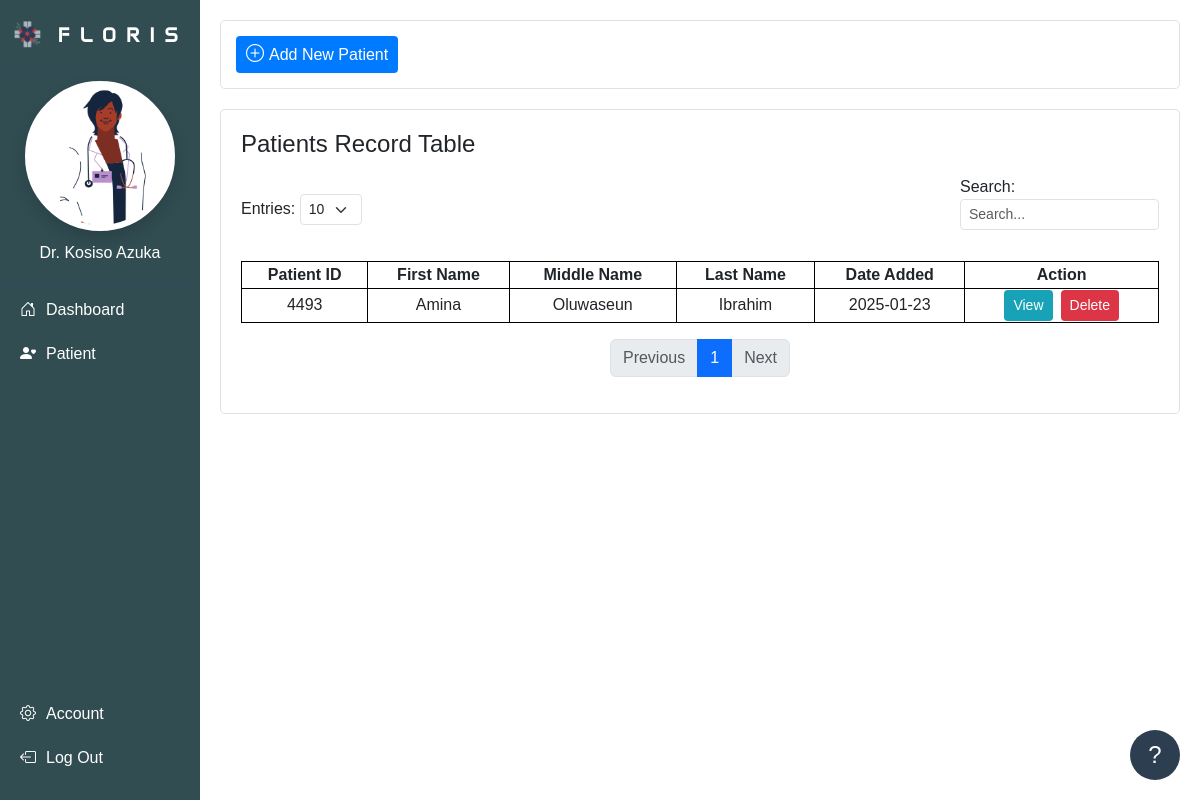
The page /patients_dashboard (signed in) on the database as committed earlier.
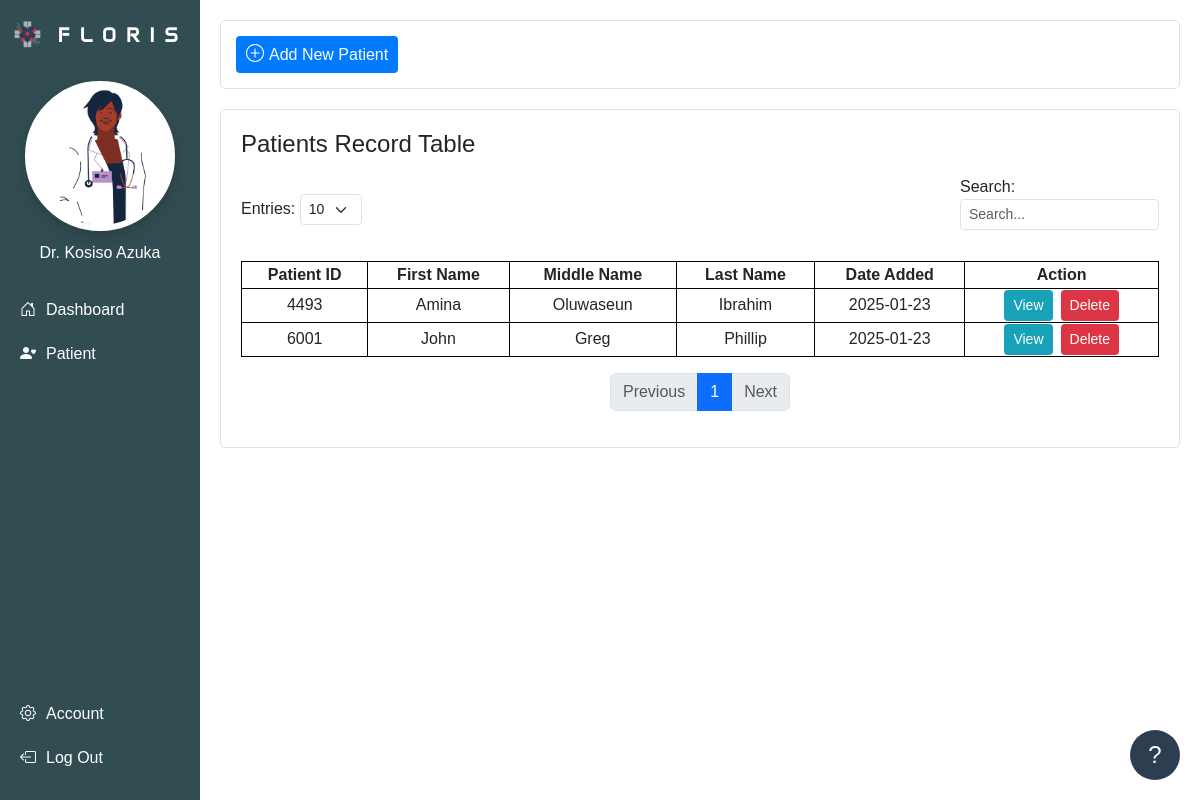
The same page on the database as committed later.
### ehr_system/models.py (models this page shows, shortened)
class UserDoctor(db.Model, UserMixin):
    __tablename__ = 'users'
    id = db.Column(db.Integer, primary_key=True)
    username = db.Column(db.String(20), unique=True, nullable=False)
    email = db.Column(db.String(50), unique=True, nullable=False)
    password = db.Column(db.String(400), nullable=False)
    title = db.Column(db.String(50), nullable=True)
    name = db.Column(db.String(50), nullable=True)
    profile_picture = db.Column(db.String(100), nullable=True)
    first_name = db.Column(db.String(80), nullable=True)
    middle_name = db.Column(db.String(80), nullable=True)
    last_name = db.Column(db.String(80), nullable=True)
    gender = db.Column(db.String(10), nullable=True)
    dob = db.Column(db.Date, nullable=True)
    telecom1 = db.Column(db.String(20), nullable=True)
    telecom2 = db.Column(db.String(20), nullable=True)
    current_home_address = db.Column(db.String(200), nullable=True)
    permanent_home_address = db.Column(db.String(200), nullable=True)
    license_number = db.Column(db.String(50), nullable=True)
    department = db.Column(db.String(100), nullable=True)
    specialization = db.Column(db.String(100), nullable=True)
    doc_emergency_contact_id = db.Column(
        db.Integer,
        db.ForeignKey('doctor_emergency_contact.id', ondelete='CASCADE'),
        unique=True,
        nullable=True
    )
    doc_emergency_contact = db.relationship(
        'DoctorEmergencyContact',
        back_populates='user',
        cascade='all',
        uselist=False
    )
    patients = db.relationship(
        'Patient',
        back_populates='doctor',
        cascade="all, delete-orphan",
        foreign_keys='Patient.doctor_id'  # Specify which foreign key to use
    )

class Patient(db.Model):
    __tablename__ = 'patients'
    id = db.Column(db.Integer, primary_key=True)
    patient_id = db.Column(
        db.Integer, unique=True, nullable=False, default=lambda: Patient.generate_unique_patient_id())
    photo = db.Column(db.String(200))  # Filepath to photo
    language_preferred = db.Column(db.String(50))
    first_name = db.Column(db.String(100), nullable=False)
    middle_name = db.Column(db.String(100))
    last_name = db.Column(db.String(100), nullable=False)
    gender = db.Column(db.String(10), nullable=True)
    marital_status = db.Column(db.String(20))
    age = db.Column(db.Integer)
    birth_date = db.Column(db.Date)
    is_multiple_birth = db.Column(db.Boolean, default=False)
    birth_no = db.Column(db.String(10))
    is_deceased = db.Column(db.Boolean, default=False)
    date_deceased = db.Column(db.Date, nullable=True)
    reason_deceased = db.Column(db.Text, nullable=True)
    phone_number = db.Column(db.String(15))
    email = db.Column(db.String(100))
    address = db.Column(db.Text)
    created_by = db.Column(db.Integer, db.ForeignKey('users.id'))  # Link to doctor who added this patient
    created_at = db.Column(db.DateTime, default=datetime.utcnow)
    doctor_id = db.Column(db.Integer, db.ForeignKey('users.id', ondelete='CASCADE'), nullable=False)
    doctor = db.relationship(
        'UserDoctor',
        back_populates='patients',
        foreign_keys=[doctor_id]  # Specify the foreign key explicitly
    )
    pat_emergency_contact = db.relationship('PatientEmergencyContact', back_populates='patient', cascade='all',
                                            uselist=False)
    vitals = db.relationship(
        'PatientVital',
        back_populates='patient',
        cascade='all, delete-orphan',
    )
    medical_history = db.relationship(
        'PatientMedicalHistory',
        back_populates='patient',
        cascade='all, delete-orphan',
    )
    medication = db.relationship(
        'PatientMedication',
        back_populates='patient',
        cascade='all, delete-orphan',
    )
    laboratory = db.relationship(
        'PatientLaboratory',
        back_populates='patient',
        cascade='all, delete-orphan',
    )
    billing = db.relationship(
        'PatientBilling',
        back_populates='patient',
        cascade='all, delete-orphan',
    )
    radiology = db.relationship(
        'PatientRadiology',
        back_populates='patient',
        cascade='all, delete-orphan',
    )

### ehr_system/routes.py (the view, shortened to what this page needs)
    @app.route('/patients_dashboard', methods=['GET', 'POST'])
    @login_required
    def patients_dashboard():
        user = UserDoctor.query.get_or_404(current_user.id)
        page = request.args.get('page', 1, type=int)  # Current page
        entries_per_page = request.args.get('entries', 10, type=int)  # Entries per page
        search_term = request.args.get('search', '', type=str).strip()  # Search term
        query = Patient.query.filter_by(doctor_id=current_user.id)
        patients = query.paginate(page=page, per_page=entries_per_page, error_out=False)
        next_url = url_for('patients_dashboard', page=patients.next_num, entries=entries_per_page,
                           search=search_term) if patients.has_next else None
        prev_url = url_for('patients_dashboard', page=patients.prev_num, entries=entries_per_page,
                           search=search_term) if patients.has_prev else None
        return render_template(
            'patients_dashboard.html',
            user=user,
            patients=patients.items,  # List of patients for the current page
            pagination=patients,  # Pass the pagination object
            next_url=next_url,
            prev_url=prev_url,
            entries_per_page=entries_per_page,
            search_term=search_term,
        )

### app.py (called while the page is built)
@login_manager.user_loader
def load_user(user_id):
    return UserDoctor.query.get(int(user_id))

### templates/patients_dashboard.html (shortened to what this page needs)
{% extends "base_two.html" %}
{% block content %}
<div class="add-patient-content">
    <div class="container pat-button-container">
        <div class="d-flex justify-content-start">
            <form action="{{ url_for('add_or_edit_patient') }}" method="GET" style="display: inline;">
                <button class="btn pat-btn-add">
                    <i class="bi bi-plus-circle"></i> Add New Patient
                </button>
            </form>
        </div>
    </div>
    <div class="container pat-table-container">
        <h4 class="mb-3">Patients Record Table</h4>
        <div class="d-flex justify-content-between align-items-center mb-3">
            <div>
                <label for="entries">Entries:</label>
                <form action="{{ url_for('patients_dashboard') }}" method="GET" style="display: inline;">
                    <select id="entries" name="entries" class="form-select form-select-sm" style="width: auto; display: inline-block;" onchange="this.form.submit()">
                        <option value="10" {% if entries_per_page == 10 %}selected{% endif %}>10</option>
                    </select>
                </form>
            </div>
            <div>
                <label for="search">Search:</label>
                <form action="{{ url_for('patients_dashboard') }}" method="GET" style="display: inline;">
                    <input type="text" id="search" name="search" class="form-control form-control-sm" placeholder="Search..." value="{{ search_term }}">
                </form>
            </div>
        </div>
        <table class="pat-table text-center">
            <thead>
                <tr>
                    <th>Patient ID</th>
                    <th>First Name</th>
                    <th>Middle Name</th>
                    <th>Last Name</th>
                    <th>Date Added</th>
                    <th>Action</th>
                </tr>
            </thead>
            <tbody>
                {% for patient in patients %}
                <tr>
                    <td>{{ patient.patient_id }}</td>
                    <td>{{ patient.first_name }}</td>
                    <td>{{ patient.middle_name }}</td>
                    <td>{{ patient.last_name }}</td>
                    <td>{{ patient.created_at.strftime('%Y-%m-%d') if patient.created_at else '' }}</td>
                    <td>
                        <div class="d-flex gap-2">
                            <form action="{{ url_for('clinical', patient_id=patient.id) }}" method="GET">
                                <button type="submit" class="btn pat-btn-view btn-sm">View</button>
                            </form>
                            <form action="{{ url_for('delete_patient', patient_id=patient.id) }}" method="POST">
                                <button type="submit" class="btn pat-btn-delete btn-sm" onclick="return confirm('Are you sure you want to delete this patient?')">Delete</button>
                            </form>
                        </div>
                    </td>
                </tr>
                <tr>
                   {% else %}
                </tr>
                <tr>
                 <td colspan="6">No patients found.</td>
                </tr>
                {% endfor %}
            </tbody>
        </table>
        <nav>
            <ul class="pagination">
                {% if prev_url %}
                <li class="page-item"><a class="page-link" href="{{ prev_url }}">Previous</a></li>
                {% else %}
                <li class="page-item disabled"><span class="page-link">Previous</span></li>
                {% endif %}
                {% for page_num in pagination.iter_pages(left_edge=1, right_edge=1, left_current=2, right_current=2) %}
                {% if page_num %}
                <li class="page-item {% if page_num == pagination.page %}active{% endif %}">
                    <a class="page-link" href="{{ url_for('patients_dashboard', page=page_num, entries=entries_per_page, search=search_term) }}">{{ page_num }}</a>
                </li>
                {% else %}
                <li class="page-item disabled"><span class="page-link">...</span></li>
                {% endif %}
                {% endfor %}
                {% if next_url %}
                <li class="page-item"><a class="page-link" href="{{ next_url }}">Next</a></li>
                {% else %}
                <li class="page-item disabled"><span class="page-link">Next</span></li>
                {% endif %}
            </ul>
        </nav>
    </div>
</div>
{% endblock %}

### templates/base_two.html (shortened to what this page needs)
<!DOCTYPE html>
<html lang="en">
<head>
    <link href="https://cdnjs.cloudflare.com/ajax/libs/font-awesome/5.15.4/css/all.min.css" rel="stylesheet">
   <link href="https://cdn.jsdelivr.net/npm/bootstrap@5.3.1/dist/css/bootstrap.min.css" rel="stylesheet">
    <link href="https://cdn.jsdelivr.net/npm/bootstrap-icons/font/bootstrap-icons.css" rel="stylesheet">
    <link href="{{ url_for('static', filename='base_two.css') }}" rel="stylesheet">
</head>
<body>
    <div id="sidebar">
        <div>
            <div class="logo">
                <img src="/static/images/hospital_logo.png" alt="Logo">
                FLORIS
            </div>
            <div class="profile-section">
                {% if user.profile_picture %}
                 <img id="profilePicture" src="{{ url_for('static', filename='uploads/profile_pictures/' + user.profile_picture) }}" alt="Profile Picture" class="rounded-circle img-thumbnail shadow" style="width: 150px; height: 150px;">
                {% else %}
                <img id="profilePictureDefault" src="https://via.placeholder.com/150" alt="Profile Picture">
                {% endif %}
                <p>{{ current_user.title }} {{ current_user.name }}</p>
            </div>
            <nav>
                <a href="{{ url_for('doctor_dashboard') }}"><i class="bi bi-house-door"></i> Dashboard</a>
                <a href="{{ url_for('patients_dashboard') }}"><i class="bi bi-person-heart"></i> Patient</a>
            </nav>
        </div>
    <div class="bottom-links">
        <a href="{{ url_for('account') }}"><i class="bi bi-gear"></i> Account</a>
        <a href="{{ url_for('logout') }}" id="logoutLink"><i class="bi bi-box-arrow-left"></i> Log Out</a>
    </div>
</div>
<div aria-live="polite" aria-atomic="true" class="position-relative">
    <div id="toastContainer" class="toast-container position-fixed bottom-0 end-0 p-3">
    </div>
</div>
<div>
    {% block content %}{% endblock %}
</div>
<div class="help-icon" id="helpIcon" tabindex="0"
     data-bs-toggle="popover"
     data-bs-placement="right"
     data-bs-html="true"
     data-bs-content="
         <div class='text-center mb-3'>
             <p class='mb-1'><strong>Logged in as:</strong> {{ current_user.username }}</p>
             <a href='{{ url_for('logout') }}' class='text-danger text-decoration-none'><i class='bi bi-box-arrow-right'></i> Logout</a>
         </div>
         <hr>
         <p class='text-center'><strong>Need Help? Send us a message</strong></p>
         <form method='POST' action='{{ url_for('contact_support_logged_in') }}' class='p-2' id='helpForm'>
             <div class='mb-2'>
                 <label for='popoverName' class='form-label'>Name:</label>
                 <input type='text' class='form-control form-control-sm' id='popoverName' name='name' value='{{ current_user.username }}' readonly>
             </div>
             <div class='mb-2'>
                 <label for='popoverEmail' class='form-label'>Email:</label>
                 <input type='email' class='form-control form-control-sm' id='popoverEmail' name='email' value='{{ current_user.email }}' readonly>
             </div>
             <div class='mb-2'>
                 <label for='popoverSubject' class='form-label'>Subject:</label>
                 <input type='text' class='form-control form-control-sm' id='popoverSubject' name='subject' required>
             </div>
             <div class='mb-2'>
                 <label for='popoverMessage' class='form-label'>Message:</label>
                 <textarea class='form-control form-control-sm' id='popoverMessage' name='message' rows='3' required></textarea>
             </div>
             <input type='hidden' name='current_page' value='{{ request.url }}'>
             <div class='text-center'>
                 <button type='submit' class='btn btn-primary btn-sm'>Send</button>
             </div>
         </form>
         <hr>
         <div class='text-center'>
             <a href='{{ url_for('contact_us') }}' class='btn btn-outline-secondary btn-sm' target='_blank' rel='noopener noreferrer'>
                 <i class='bi bi-question-circle'></i> FAQ
             </a>
         </div>">
    <span>?</span>
</div>
</body>
</html>

### static/base_two.css (style rules this page uses)
html, body { height: 100vh; margin: 0; padding: 0; font-family: Arial, sans-serif; }
#sidebar { width: 200px; background-color: #314d52; color: white; display: flex; flex-direction: column; justify-content: space-between; position: fixed; height: 100vh; }
#sidebar .logo { text-align: center; padding: 20px 0; font-size: 1.25rem; font-weight: bold; border-bottom: 1px solid #34495E; font-family: 'Anta'; letter-spacing: 10px; }
#sidebar .logo img { width: 30px; height: 30px; margin-bottom: 4px; }
#sidebar .profile-section { text-align: center; padding: 6px; border-bottom: 1px solid #34495E; }
#sidebar .profile-section img { width: 100px; height: 100px; border-radius: 50%; border: 2px solid white; margin-bottom: 10px; }
#sidebar a { text-decoration: none; color: white; padding: 10px 20px; display: flex; align-items: center; gap: 10px; transition: background 0.3s; }
#sidebar .bottom-links { margin-bottom: 20px; text-align: center; }
.help-icon { position: fixed; bottom: 20px; right: 20px; width: 50px; height: 50px; background-color: #2c3e50; color: white; border-radius: 50%; text-align: center; line-height: 50px; font-size: 24px; cursor: pointer; z-index: 1050; }
.add-patient-content { margin-left: 200px; padding: 20px; }
.pat-button-container { background-color: #ffffff; padding: 15px; border: 1px solid #dee2e6; border-radius: 5px; margin-bottom: 20px; }
.pat-table-container { background-color: #ffffff; padding: 20px; border: 1px solid #dee2e6; border-radius: 5px; }
.pat-table { border: 1px solid black; border-collapse: collapse; width: -webkit-fill-available; }
.pat-table th, .pat-table td { border: 1px solid black; }
.pat-btn-view { background-color: #17a2b8; color: white; }
.pat-btn-delete { background-color: #dc3545; color: white; }
.pagination { justify-content: center; margin-top: 16px; }
.pat-btn-add { display: flex; align-items: center; gap: 5px; background-color: #007bff; color: white; border: none; padding: 5px 10px; border-radius: 4px; }
.pat-btn-add i { font-size: 18px; }
.form-control { margin-bottom: 15px; }
.d-flex { display: flex !important; justify-content: center; }

Rows that differ between the two databases and show on the page:
added Patient: patient_id "6001", first_name "John", middle_name "Greg", last_name "Phillip", created_at "2025-01-23"
